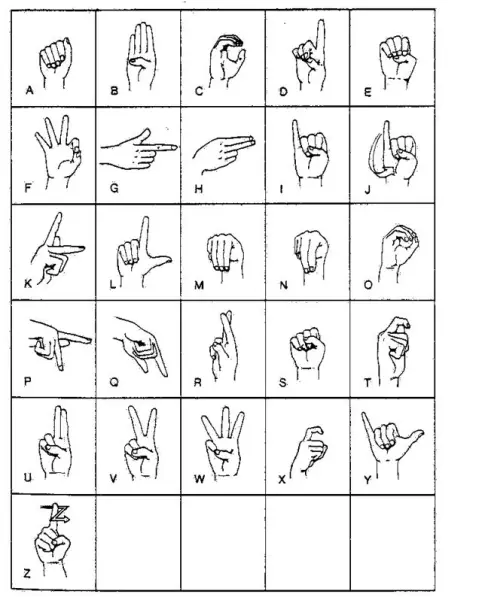
#> input picture docs/assets/fsl_alphabet_chart.png, 482 x 597 px
$ python slice_reference_chart.py
#> lines starting #> are read from the running program, lines starting #| are printed output that depends on the picture; after the words box and inside, x2 and y2 are one past the last pixel; in counts of white or black regions, pixels touching at a corner belong together
"""Slice the approved FSL manual-alphabet chart into Practice reference images.

python scripts/slice_reference_chart.py                       # default chart + output folder
python scripts/slice_reference_chart.py --chart other.png

The chart must be a grid of cells, 5 per row, letters A-Z in reading order. Grid lines are
detected automatically. Output: app/public/references/<LETTER>.jpg (480x480).
"""

from __future__ import annotations

import argparse
import string
import sys
from pathlib import Path

import cv2
import numpy as np

sys.path.insert(0, str(Path(__file__).resolve().parents[1]))
from signscan_ml.config import REPO_ROOT  # noqa: E402

DEFAULT_CHART = REPO_ROOT / "docs" / "assets" / "fsl_alphabet_chart.png"
DEFAULT_OUT = REPO_ROOT / "app" / "public" / "references"


def grid_lines(profile: np.ndarray, threshold: float) -> list[int]:
    """Centers of runs where the share of dark pixels exceeds `threshold`."""
    idx = np.where(profile > threshold)[0]
    runs: list[list[int]] = []
    for i in idx:
        if runs and i - runs[-1][-1] <= 2:
            runs[-1].append(int(i))
        else:
            runs.append([int(i)])
    return [round(sum(r) / len(r)) for r in runs]


def main() -> int:
    ap = argparse.ArgumentParser(description=__doc__)
    ap.add_argument("--chart", type=Path, default=DEFAULT_CHART)
    ap.add_argument("--out", type=Path, default=DEFAULT_OUT)
    ap.add_argument("--cols", type=int, default=5)
    ap.add_argument("--size", type=int, default=480)
    ap.add_argument("--inset", type=int, default=4, help="pixels to trim inside each cell border")
    args = ap.parse_args()

    img = cv2.imread(str(args.chart))
#> img is the input picture: shape (597, 482, 3); mean B, G, R 237.8, 237.8, 237.8
    if img is None:
        print(f"Could not read {args.chart}")
        return 1
    dark = cv2.cvtColor(img, cv2.COLOR_BGR2GRAY) < 110
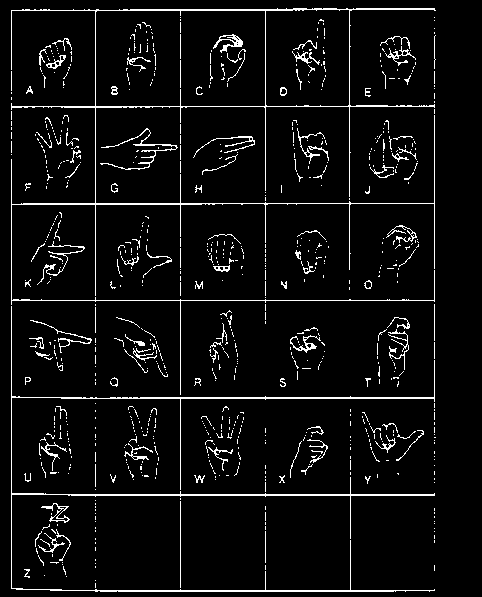
#> dark: shape (597, 482) bool; 5.3% white in thin lines or dots, all inside (x1, y1, x2, y2) = (11, 8, 436, 592)
    xs = grid_lines(dark.mean(axis=0), 0.35)
#> in grid_lines, `idx = np.where(profile > threshold)[0]`: idx = [11, 95, 180, 265, 349, 434]
#> the loop in grid_lines, `for i in idx:` made 6 passes
#> i on passes 1 to 6: 11, 95, 180, 265, 349, 434
#> after the loop in grid_lines, `for i in idx:`: runs = [[11], [95], [180], [265], [349], [434]]
#> xs = [11, 95, 180, 265, 349, 434]
    ys = grid_lines(dark.mean(axis=1), 0.35)
#> the loop in grid_lines (call 2), `for i in idx:` made 12 passes
#> i on passes 1 to 12: 9, 10, 106, 203, 204, 300, 397, 398, 494, 495, 590, 591
#> ys = [10, 106, 204, 300, 398, 494, 590]
    rows_needed = -(-26 // args.cols)
    if len(xs) != args.cols + 1 or len(ys) < rows_needed + 1:
        print(f"Grid detection failed: {len(xs)} vertical, {len(ys)} horizontal lines")
        return 1

    args.out.mkdir(parents=True, exist_ok=True)
    for i, letter in enumerate(string.ascii_uppercase):
        r, c = divmod(i, args.cols)
        cell = img[
            ys[r] + args.inset : ys[r + 1] - args.inset + 1,
            xs[c] + args.inset : xs[c + 1] - args.inset + 1,
        ]
        h, w = cell.shape[:2]
        side = max(h, w)
        square = np.full((side, side, 3), 255, np.uint8)  # pad to a square on white
        y0, x0 = (side - h) // 2, (side - w) // 2
        square[y0 : y0 + h, x0 : x0 + w] = cell
        big = cv2.resize(square, (args.size, args.size), interpolation=cv2.INTER_CUBIC)
        sharp = cv2.addWeighted(big, 1.5, cv2.GaussianBlur(big, (0, 0), 2.0), -0.5, 0)
        cv2.imwrite(str(args.out / f"{letter}.jpg"), sharp, [cv2.IMWRITE_JPEG_QUALITY, 92])
#> this loop made 26 passes
#> pass 1, in main, `cell = img[ ys[r] + args.inset : ys[r + 1] - args.inset + 1, xs[c] + a..`:
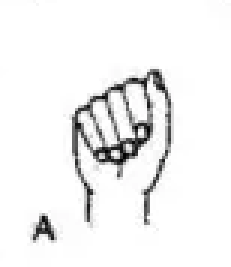
#> cell: shape (89, 77, 3) (shown 3 times larger); mean B, G, R 241.5, 241.5, 241.5
#> pass 1, in main, `big = cv2.resize(square, (args.size, args.size), interpolation=cv2.INT..`:
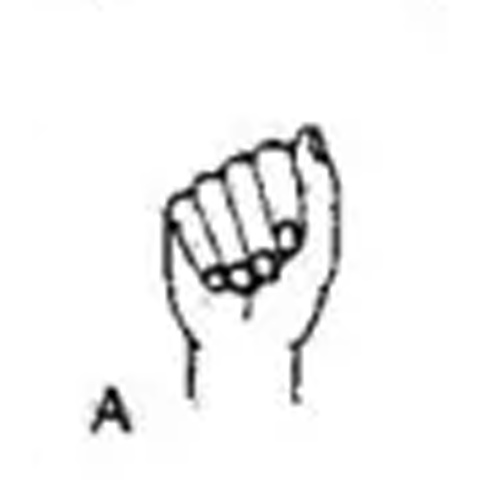
#> big: shape (480, 480, 3); mean of channels 0, 1, 2 243.2, 243.2, 243.2; drawn as B, G, R
#> pass 2, in main, `cell = img[ ys[r] + args.inset : ys[r + 1] - args.inset + 1, xs[c] + a..`:
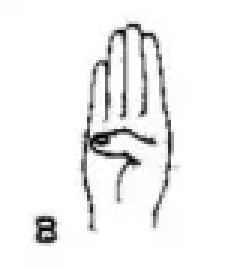
#> cell: shape (89, 78, 3) (shown 3 times larger); mean B, G, R 241.2, 241.2, 241.2
#> after the loop:
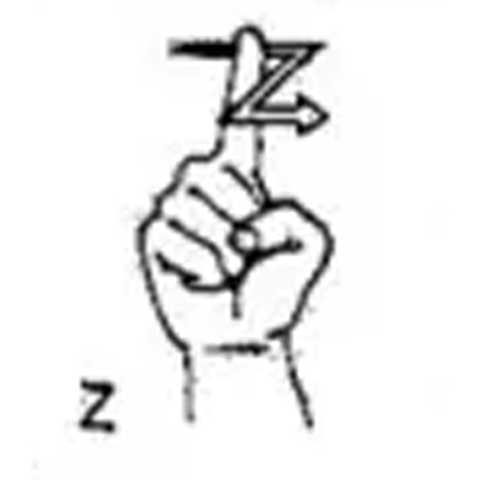
#> big: shape (480, 480, 3); mean B, G, R 237.3, 237.3, 237.3
#> after the loop:
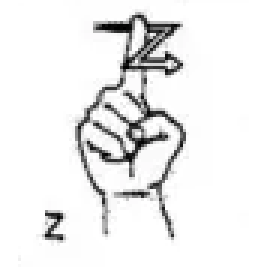
#> square: shape (89, 89, 3) (shown 3 times larger); mean B, G, R 237.4, 237.4, 237.4
    print(f"wrote 26 images to {args.out}")
    return 0


if __name__ == "__main__":
    raise SystemExit(main())
#> (the program exits here)
